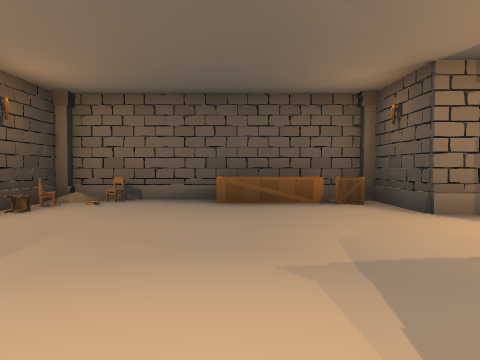
view 1 (above)

21 first-person views from a walk through a Unity game level. The camera is 1.2 m above the floor, tilts 2° down and sees 70° across. The floor is counted in squares, 2 m on a side. Each view is taken from the middle of a square. On the plan, view 1 faces up. The plan holds only what a view shows up to about 10 squares ahead; the rest is blank. The player character is not drawn.

view 2
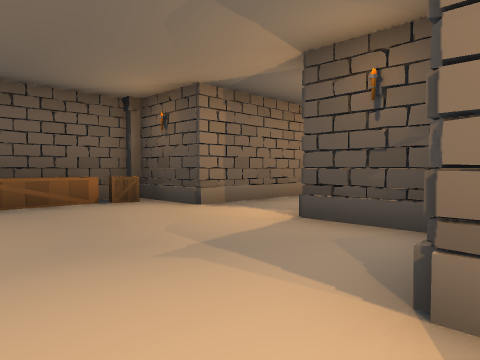

view 3
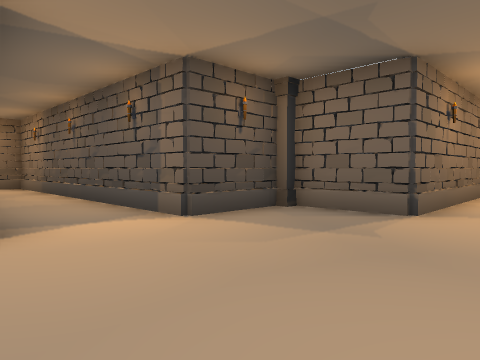

view 4
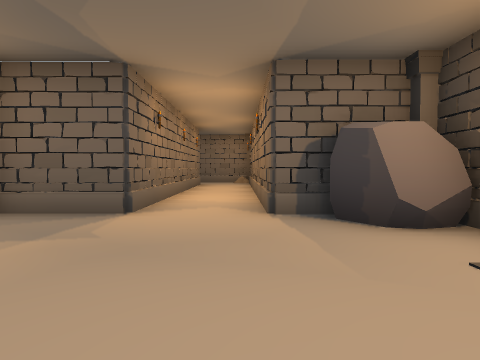

view 5
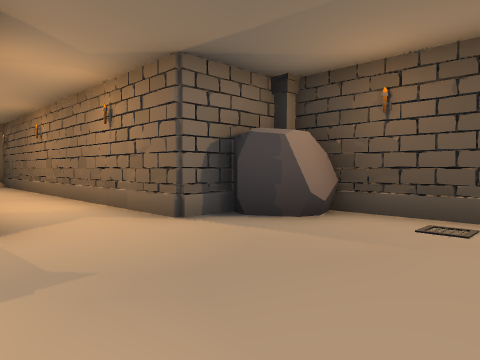

view 6
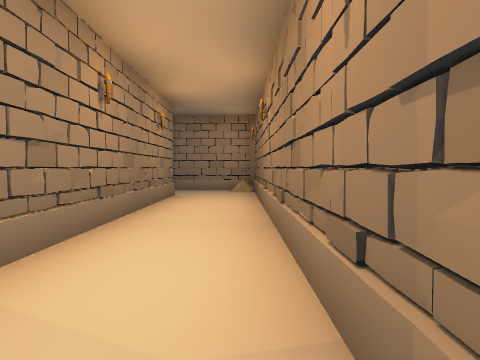

view 7
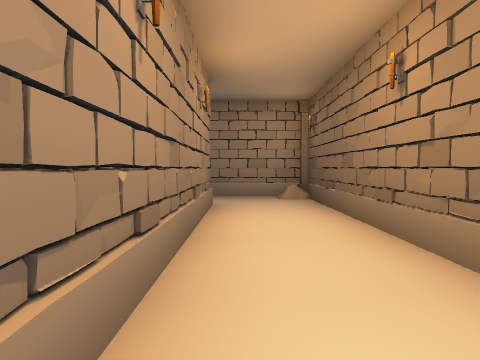

view 8
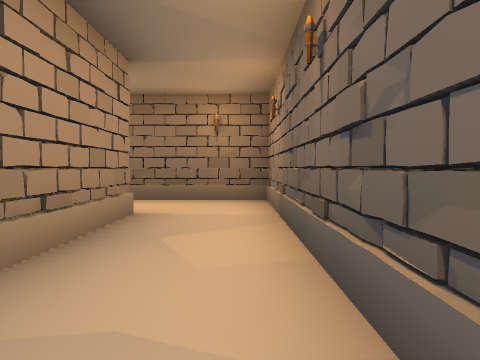

view 9
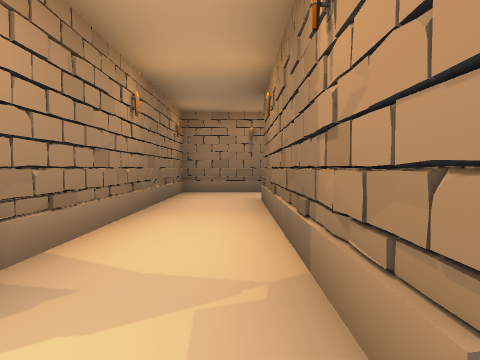

view 10
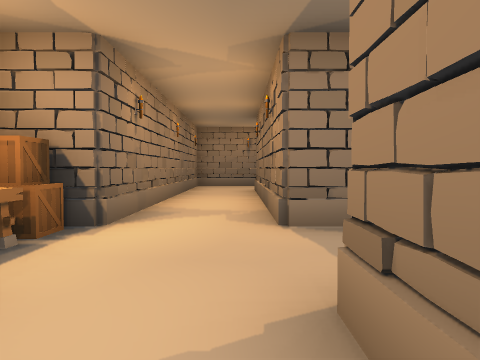

view 11
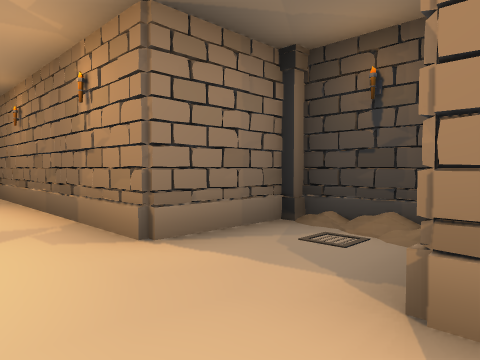

view 12
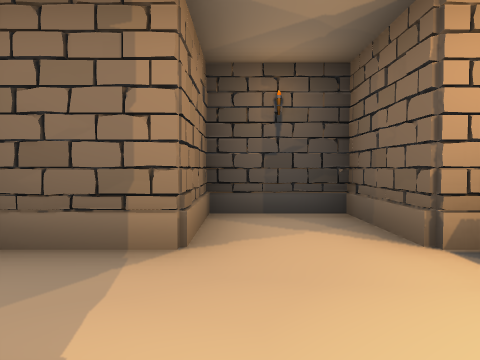

view 13
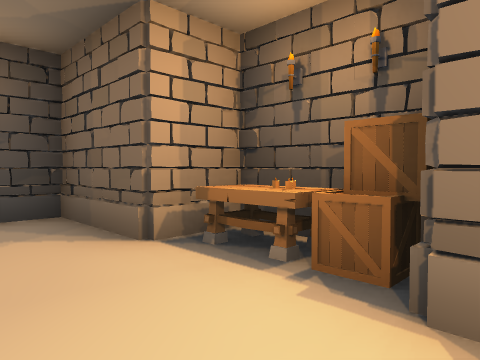

view 14
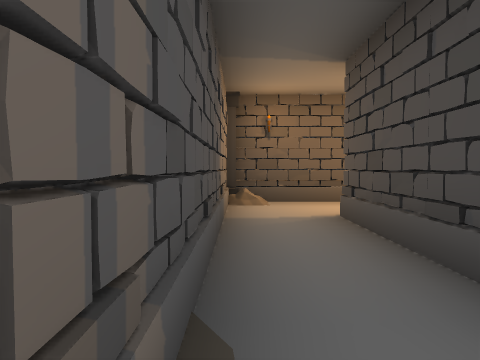

view 15
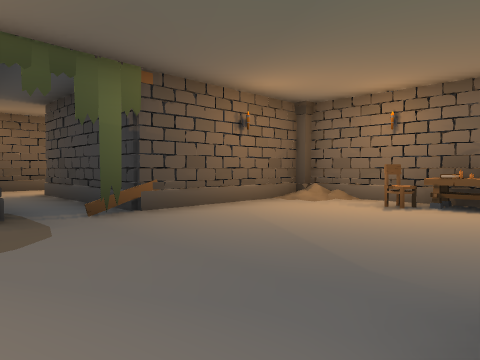

view 16
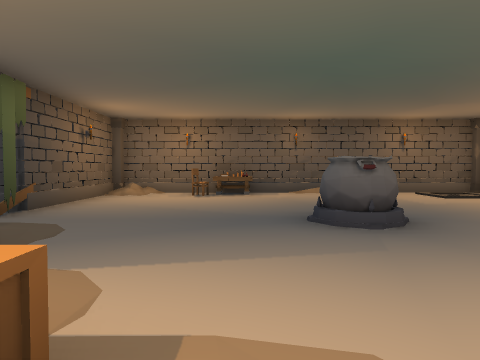

view 17
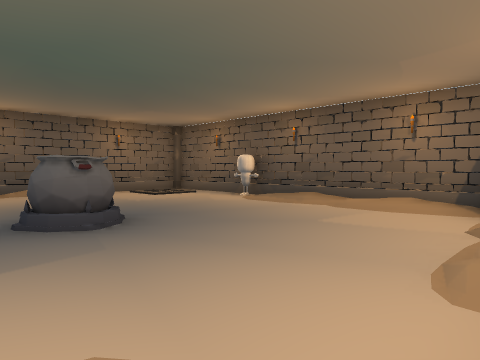

view 18
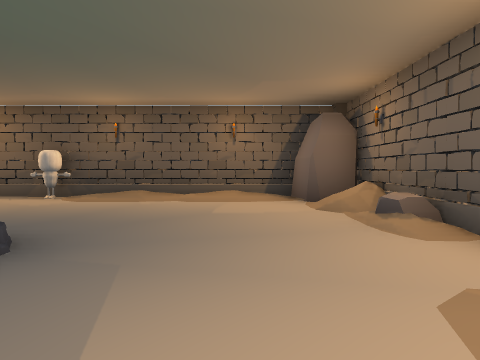

view 19
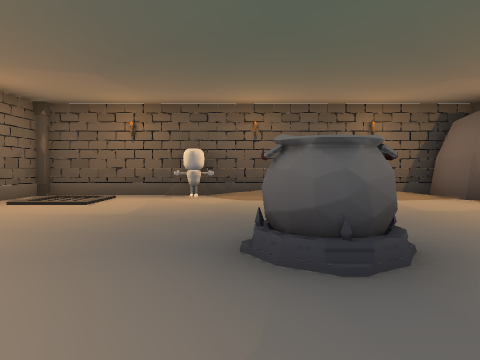

view 20
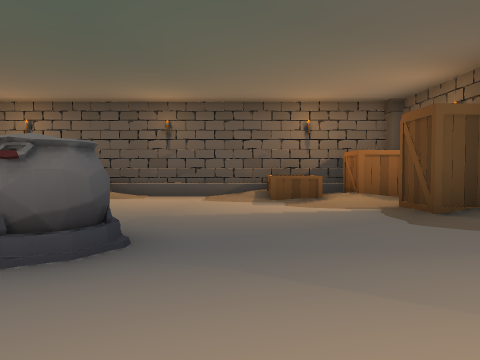

view 21
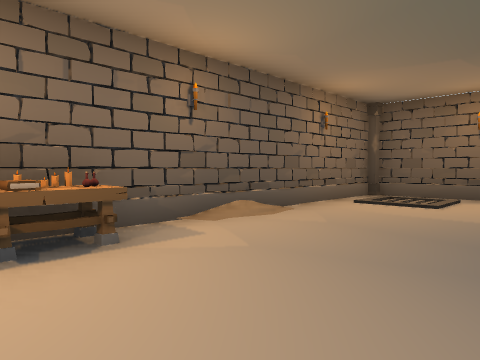

### Floor plan
Key: @ floor where view 1 was taken; # wall or solid block; . main floor; : floor 0.25 m higher than the main floor; / step, stairs or slope; C column; H chair; B box; R rock; T table; K books; P pot; O other object.
Columns run from 4 left of view 1 to 15 right of it. Each row starts with its distance up from view 1.
 15             ####
 14             #..#
 13           ###..##
 12           #:...O#
 11           #C...B#
 10           ###..##
  9             #..#
  8             #..#
  7 ########    #..#
  6 #CH.BBC#    #..#
  5 #H....B######..#
  4 #..............#
  3 #..............#
  2 #......#########
  1 #C....C#
  0  R#.@###
 -1   #..#
 -2   #..#
 -3   #..#    ##########
 -4   #..#   C.TKO//..C#
 -5   #..#  #..HO......#
 -6   #..#  #..........#
 -7   #..####.........O#
 -8   #.....#O....P.../#
 -9   #C.........PP.../#
-10     #####:......../#
-11          B......../#
-12          BBB/......#
-13          C#B/.///CR
-14             ######

Where each view was taken, in squares from view 1:
view 1: 0 up, 0 right, facing up
view 2: 0 up, 1 left, facing up-right
view 3: 5 up, 1 left, facing down-right
view 4: 5 up, 1 left, facing down
view 5: 4 up, 1 right, facing down-left
view 6: 0 up, 1 left, facing down
view 7: 2 down, 0 right, facing down
view 8: 3 up, 4 right, facing right
view 9: 11 up, 9 right, facing down
view 10: 14 up, 9 right, facing down
view 11: 13 up, 10 right, facing down-left
view 12: 10 up, 9 right, facing up
view 13: 10 up, 9 right, facing up-right
view 14: 9 down, 5 right, facing left
view 15: 10 down, 9 right, facing up-left
view 16: 13 down, 8 right, facing up
view 17: 13 down, 8 right, facing up-right
view 18: 11 down, 7 right, facing right
view 19: 8 down, 7 right, facing right
view 20: 6 down, 8 right, facing down
view 21: 7 down, 7 right, facing up-right
